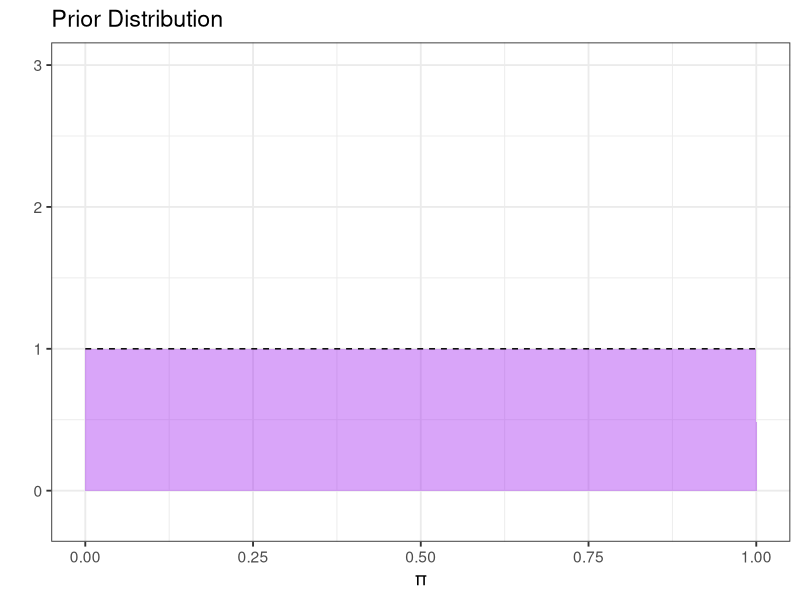
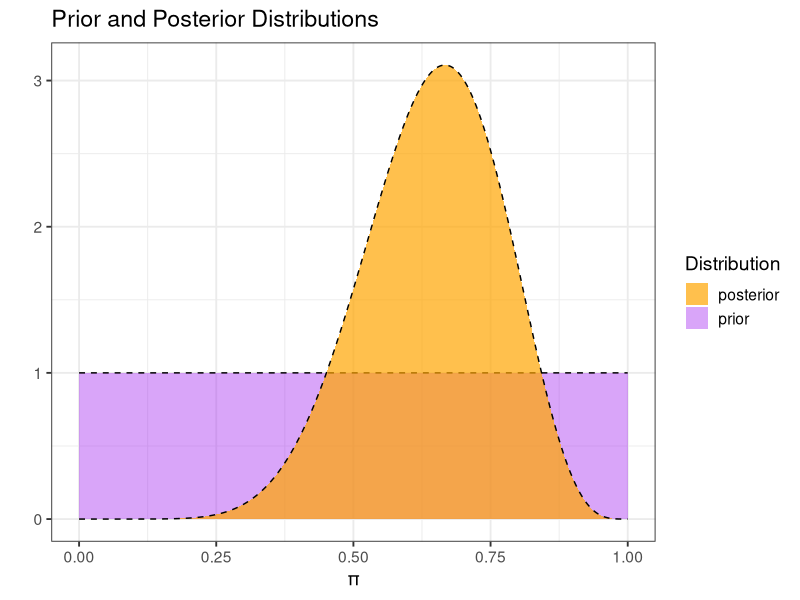

R code for these plots, in order:
## ---- chunk 1
knitr::opts_chunk$set(echo = TRUE)
options(kable_styling_bootstrap_options = c("hover", "striped"))

library(tidyverse)
library(kableExtra)

theme_set(theme_bw(base_size = 14))
## ---- chunk 2
alpha <- 1
beta <- 1
#Fewer points results in more jagged pictures
grid_pts <- 500

#Create prior distribution 
my_dists_prop <- tibble(
  pi = seq(0, 1, length.out = grid_pts), #possible proportion values
  prior_prob = dbeta(pi, alpha, beta) #prior probability
)

#Plot prior distribution
my_dists_prop %>%
  ggplot() + 
  geom_area(aes(x = pi, y = prior_prob), 
            fill = "purple", alpha = 0.4) + 
  geom_line(aes(x = pi, y = prior_prob),
            linetype = "dashed") + 
  labs(
    title = "Prior Distribution",
    x = "π",
    y = ""
  ) + 
  ylim(c(-0.2, 3))
## ---- chunk 3
nobs <- 12
set.seed(071524)
my_data <- tibble(
  obs_id = 1:nobs,
  status = sample(c("yes", "no"), 
                  size = nobs,
                  prob = c(0.7, 0.3), 
                  replace = TRUE)
)

num_yes <- my_data %>%
  filter(status == "yes") %>%
  nrow()

print(paste0("Of the ",
             nobs,
             " observations, the number of positive responses was ",
             num_yes,
             "."))
## ---- chunk 4
#Construct the posterior
my_dists_prop <- my_dists_prop %>%
  mutate(
    #Compute likelihood using binomial distribution
    likelihood = choose(nobs, num_yes)*pi^(num_yes)*(1 - pi)^(nobs - num_yes), 
    #Compute posterior as likelihood*prior
    post_prob = likelihood*prior_prob,
    #Normalize posterior
    post_prob_normalized = post_prob/(sum(post_prob)*1/grid_pts))

#Plot prior and posterior
my_dists_prop %>%
  ggplot() + 
  geom_area(aes(x = pi, y = prior_prob, fill = "prior"), 
            alpha = 0.4) + 
  geom_line(aes(x = pi, y = prior_prob),
            linetype = "dashed") + 
  geom_area(aes(x =pi, y = post_prob_normalized, fill = "posterior"), 
            alpha = 0.7) + 
  geom_line(aes(x = pi, y = post_prob_normalized),
            linetype = "dashed") +
  labs(
    title = "Prior and Posterior Distributions",
    x = "π",
    y = "",
    fill = "Distribution"
  ) +
  scale_fill_manual(values = c("prior" = "purple", "posterior" = "orange"))
